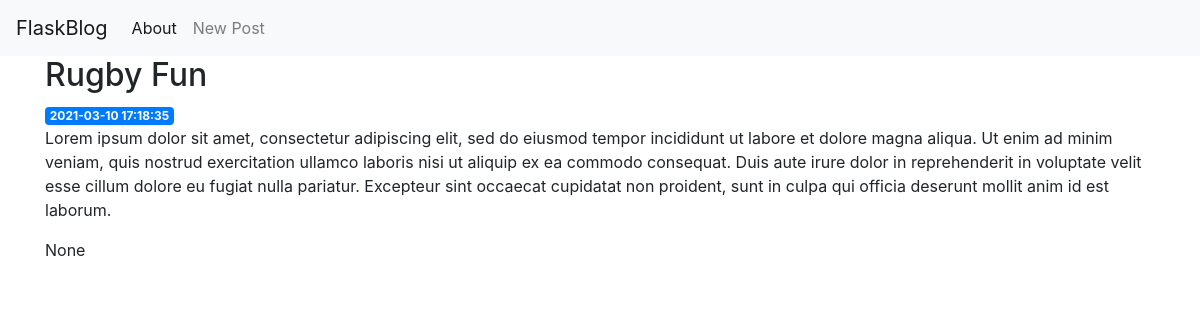
Page /3 on the committed database.
### tables this page shows
CREATE TABLE posts (
    id INTEGER PRIMARY KEY AUTOINCREMENT,
    created TIMESTAMP NOT NULL DEFAULT CURRENT_TIMESTAMP,
    title TEXT NOT NULL,
    content TEXT NOT NULL,
    tags TEXT 
);

### app.py (the view)
@app.route('/<int:post_id>')
def post(post_id):
    post = get_post(post_id)
    return render_template('post.html', post=post)

### app.py (called while the page is built)
def get_db_connection():
    conn = sqlite3.connect('database.db')
    conn.row_factory = sqlite3.Row
    return conn

def get_post(post_id):
    conn = get_db_connection()
    post = conn.execute('SELECT * FROM posts WHERE id = ?',
                        (post_id,)).fetchone()
    conn.close()
    if post is None:
        abort(404)
    return post

### templates/post.html
{% extends 'base.html' %}
{% block content %}
    <h2>{% block title %} {{ post['title'] }} {% endblock %}</h2>
    <span class="badge badge-primary">{{ post['created'] }}</span>
    <p>{{ post['content'] }}</p>
    <p>{{ post['tags'] }}</p>
{% endblock %}

### rows in the picture
posts: title "Rugby Fun", created "2021-03-10 17:18:35", content "Lorem ipsum dolor sit amet, consectetur adipiscing elit, sed do eiusmod tempor incididunt ut labore et dolore magna aliqua. Ut enim ad minim veniam, quis nostrud exercitation ullamco laboris nisi ut aliquip ex ea commodo consequat. Duis aute irure dolor in reprehenderit in voluptate velit esse cillum dolore eu fugiat nulla pariatur. Excepteur sint occaecat cupidatat non proident, sunt in culpa qui officia deserunt mollit anim id est laborum."

### other values in the picture
{{ post['tags'] }} "None"
